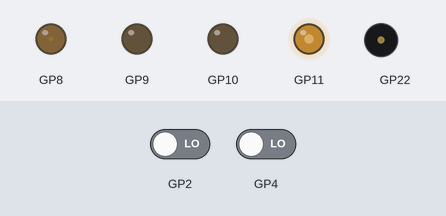
Recording of a program running on a simulated Raspberry Pi Pico running MicroPython. Parts: output pins drawn as LEDs (lit = HIGH), buzzer (waves = sounding). The inputs (shaded band) are chosen by the test bench; at power-on: GP4 LOW, GP2 LOW. Pins used as bus, display or sensor lines are not drawn; what the program prints to the serial console is not drawn.

Above: at 1.2 s.
1.3 s: GP4 driven HIGH
At 2.2 s:
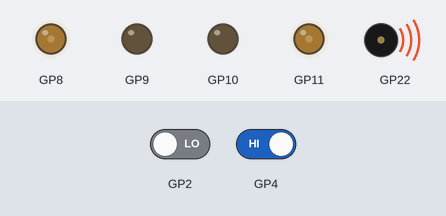
Timing chart, 0 to 2.1 s (numbered marks = the images above; inputs shaded):
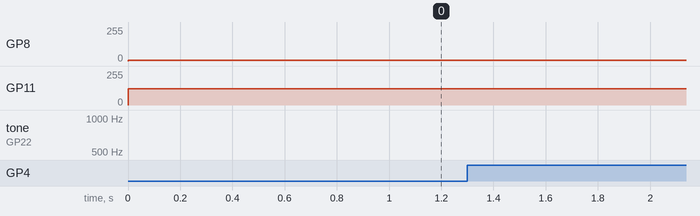

The program:

main.py
```python
from machine import Pin, PWM
from time import sleep
import config

# sensor setup
RIGHT_SENSOR_PIN = config.RIGHT_SENSOR_PIN
LEFT_SENSOR_PIN = config.LEFT_SENSOR_PIN

right_sensor = Pin(RIGHT_SENSOR_PIN)
left_sensor = Pin(LEFT_SENSOR_PIN)

# speaker pin on the Cytron Maker Pi RP2040
SPEAKER_PIN = config.SPEAKER_PIN
# create a Pulse Width Modulation Object on this pin
speaker = PWM(Pin(SPEAKER_PIN))
# set the duty cycle
speaker.duty_u16(1000)

# Motor setup
RIGHT_FORWARD_PIN = config.RIGHT_FORWARD_PIN
RIGHT_REVERSE_PIN = config.RIGHT_REVERSE_PIN
LEFT_FORWARD_PIN = config.LEFT_FORWARD_PIN
LEFT_REVERSE_PIN = config.LEFT_REVERSE_PIN

right_forward = PWM(Pin(RIGHT_FORWARD_PIN))
right_reverse = PWM(Pin(RIGHT_REVERSE_PIN))
left_forward = PWM(Pin(LEFT_FORWARD_PIN))
left_reverse = PWM(Pin(LEFT_REVERSE_PIN))

MAX_POWER_LEVEL = config.MAX_POWER_LEVEL
QUARTER_POWER = MAX_POWER_LEVEL >> 2
SLOW_DRIVE_POWER = 16000
BOOST_LEVEL = 15000

# while True:
def spin_wheel(pwm):
    pwm.duty_u16(SLOW_DRIVE_POWER)
    sleep(2)
    pwm.duty_u16(0)
    sleep(1)

def forward():
    right_forward.duty_u16(SLOW_DRIVE_POWER)
    right_reverse.duty_u16(0)
    left_forward.duty_u16(SLOW_DRIVE_POWER)
    left_reverse.duty_u16(0)
    speaker.duty_u16(0)

def right():
    right_forward.duty_u16(SLOW_DRIVE_POWER - BOOST_LEVEL)
    right_reverse.duty_u16(0)
    left_forward.duty_u16(SLOW_DRIVE_POWER + BOOST_LEVEL)
    left_reverse.duty_u16(0)
    speaker.duty_u16(1000)
    speaker.freq(800)

def left():
    right_forward.duty_u16(SLOW_DRIVE_POWER + BOOST_LEVEL)
    right_reverse.duty_u16(0)
    left_forward.duty_u16(SLOW_DRIVE_POWER - BOOST_LEVEL)
    left_reverse.duty_u16(0)
    speaker.duty_u16(1000)
    speaker.freq(1000)

def stop():
    right_forward.duty_u16(0)
    right_reverse.duty_u16(0)
    left_forward.duty_u16(0)
    left_reverse.duty_u16(0)
    speaker.duty_u16(0)

def main():
    while True:
        r = right_sensor.value()
        l = left_sensor.value()
        if r == 0 and l == 1:
            print("right over white - turning left")
            right()
        if l == 0:
            print("left over white")
            left()
        else:
            forward()

# end of main()

try:
    main()
except KeyboardInterrupt:
    print('Got ctrl-c')
finally:
    # Cleanup code
    print('Cleaning up')
    print('Powering down all motors now.')
    stop()
```

config.py
```python
# Hardware configuration for the Cytron Maker Pi RP2040
# Line Follower Bot: motors, a speaker, and two digital IR line sensors.

# ---------------------------------------------------------------------------
# Motor driver (H-bridge on GP8-GP11)
# ---------------------------------------------------------------------------
RIGHT_FORWARD_PIN = 11
RIGHT_REVERSE_PIN = 10
LEFT_FORWARD_PIN = 8
LEFT_REVERSE_PIN = 9
MAX_POWER_LEVEL = 65025

# ---------------------------------------------------------------------------
# Piezo speaker
# ---------------------------------------------------------------------------
SPEAKER_PIN = 22

# ---------------------------------------------------------------------------
# IR line sensors (digital, active LOW: 0 = over a light/white surface that
# reflects the IR back, 1 = over a dark/black line that absorbs it)
# ---------------------------------------------------------------------------
RIGHT_SENSOR_PIN = 2
LEFT_SENSOR_PIN = 4
```
